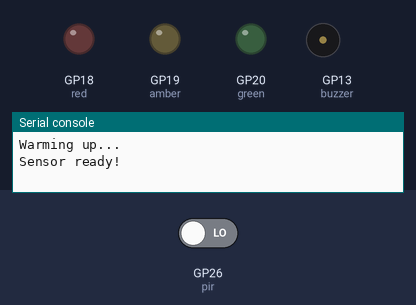
Bench run of a program on a simulated Raspberry Pi Pico running MicroPython. Parts: output pins drawn as LEDs (lit = HIGH), buzzer (waves = sounding), the last lines printed to the serial console. Dashed ring = blinking. Inputs (shaded band) come from the test bench; at power-on: GP26 (pir) LOW.

Above: at 11.2 s.
11.3 s: GP26 (pir) driven HIGH
At 12.1 s:
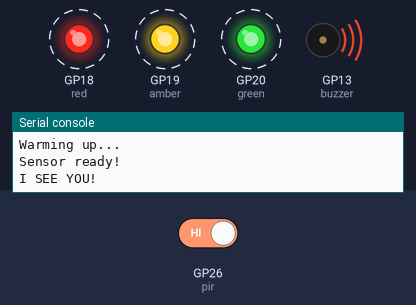
Timing chart, 0 to 20.3 s (numbered marks = the images above; inputs shaded):
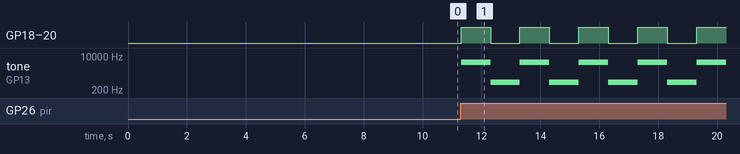

The program:

alarm.py
```python
# Imports
from machine import Pin, PWM
import time

# Set up LEDs
red = Pin(18, Pin.OUT)
amber = Pin(19, Pin.OUT)
green = Pin(20, Pin.OUT)

# Set up the buzzer
buzzer = PWM(Pin(13))
buzzer.duty_u16(0)

# Set up PIR pin with pull down
pir = Pin(26, Pin.IN, Pin.PULL_DOWN)

print("Warming up...")
time.sleep(10) # Delay to allow sensor to baseline environment
print("Sensor ready!")

def alarm():
    # Buzzer volume up
    buzzer.duty_u16(10000)

    for i in range(5):
        buzzer.freq(5000) # High pitch buzzer

        # LEDs on
        red.value(1)
        amber.value(1)
        green.value(1)

        time.sleep(1)

        buzzer.freq(500) # Low pitch buzzer

        # LEDs off
        red.value(0)
        amber.value(0)
        green.value(0)

        time.sleep(1)

    # Buzzer off
    buzzer.duty_u16(0)

while True:
    time.sleep(0.01)

    if pir.value() == 1: # If PIR detects movement
        print("I SEE YOU!")

        alarm()

        print("Sensor active")
```

Measured:
- after the input at 11.3 s, GP18 (red), GP19 (amber), GP20 (green): alternates HIGH for 1.0 s and LOW for 1.0 s, starting at once; tone on GP13 (buzzer): alternates 5000 Hz for 1.0 s and 500 Hz for 1.0 s, starting at once
